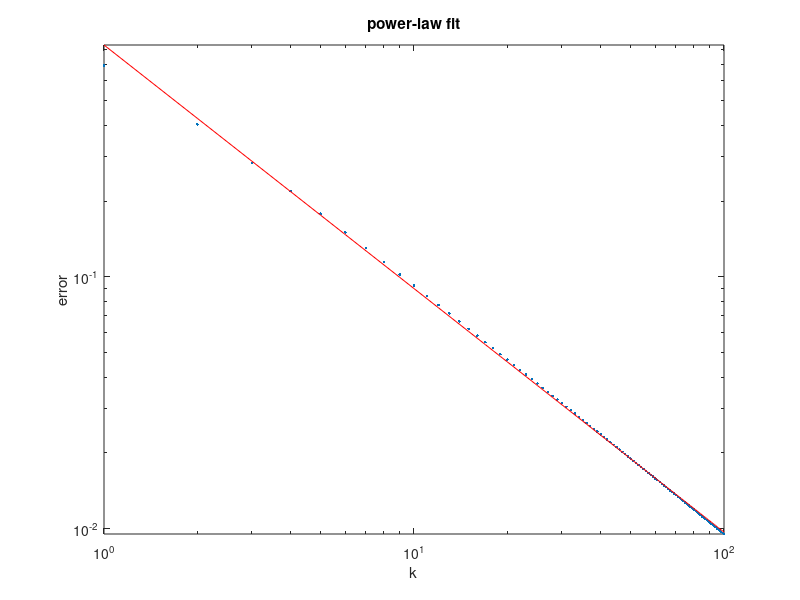

MATLAB code to generate this figure:
%%
% Finding numerical approximations to $\pi$ has fascinated people for
% millenia. One famous formula is
%
% $$ \frac{\pi^2}{6} = 1 + \frac{1}{2^2} + \frac{1}{3^2} + \cdots.$$

%%
% Say $s_k$ is the sum of the first $k$
% terms of the series above, and $p_k = \sqrt{6s_k}$. Here is a fancy way
% to compute these sequences in a compact code.
k = (1:100)';
s = cumsum( 1./k.^2 );   % cumulative summation
p = sqrt(6*s);
plot(k,p,'.-')

%% 
% This graph suggests that $p_k\to\pi$ but doesn't give much information
% about the rate of convergence. Let $\epsilon_k = |\pi - p_k|$ be the
% sequence of errors. By plotting the error sequence on a log-log scale, we 
% can see a nearly linear relationship.
ep = abs(pi-p);    % error sequence
loglog(k,ep,'.'), title('log-log convergence')
xlabel('k'), ylabel('error'),  axis tight    % ignore this line

%%
% This suggests a power-law relationship where $\epsilon_k\approx a k^b$,
% or $\log \epsilon_k \approx b (\log k) + \log a$.
V = [ k.^0, log(k) ];    % fitting matrix
c = V \ log(ep)          % coefficients of linear fit

%%
% In terms of the parameters $a$ and $b$ used above, we have 
a = exp(c(1));  b = c(2),

%%
% It's not hard to hypothesize that $b=-1$ asymptotically. Here is how the
% numerical fit compares to the original convergence curve. 
hold on, loglog(k,a*k.^b,'r'), title('power-law fit')
axis tight    % ignore this line
